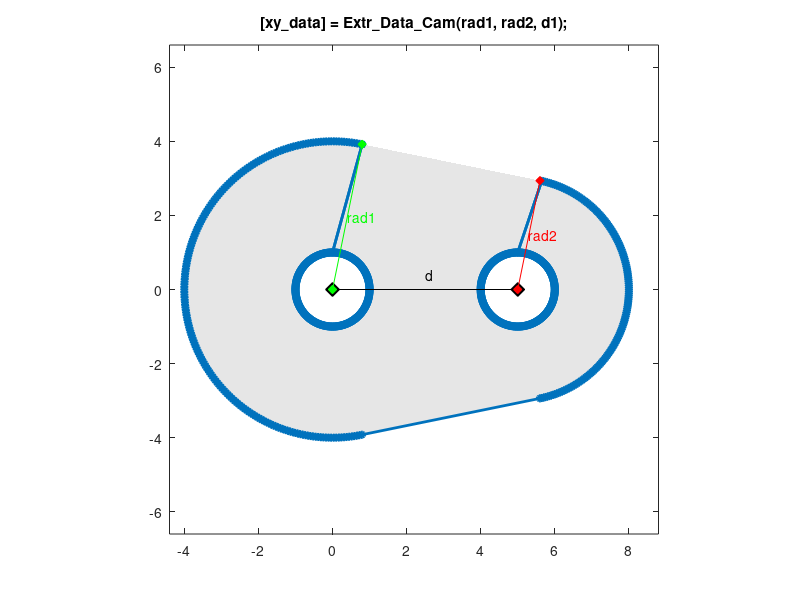

Source code (MATLAB):
function [xy_data] = Extr_Data_Cam_Circles(rad1, rad2, d, radh1, radh2, varargin)
%Extr_Data_Cam_Circles Produce extrusion data for a cam formed from two circles.
%   [xy_data] = Extr_Data_Cam_Circles(rad1, rad2, d, radh1, radh2)
%   This function returns x-y data for a cam formed from two circles
%   that are connected by lines tangent to the circles.
%
%   You can specify:
%       Radius, circle 1                       rad1
%       Radius, circle 2                       rad2
%       Distance between circle centers	d
%       Radius of hole at center of circle 1   radh1
%       Radius of hole at center of circle 2   radh2
%
%   To see a plot showing parameter values, enter the name
%   of the function with no arguments
%   >> Extr_Data_Cam_Circles
%
%   To see a plot created with your parameter values,
%   add 'plot' as the final argument
%   >> Extr_Data_Cam_Circles(4,3,5,1,0,'plot')

% Copyright 2012-2026 The MathWorks, Inc.

% Default data to show diagram
if (nargin == 0)
    rad1 = 4;
    rad2 = 3;
    d = 5;
    radh1 = 1;
    radh2 = 1; 
end

% Check if plot should be produced
if (isempty(varargin))
    showplot = 'n';
else
    showplot = varargin;
end

% Calculate angle for external tangent
theta1 = acos((rad1-rad2)/d)*180/pi;

% Start circle at 90 degrees to avoid self-intersecting polygons
theta_cir = [90:1:360+90]'*pi/180;
unit_cir = [cos(theta_cir), sin(theta_cir)];

% Calculate extrusion data
% Arc for rad1
theta_r1 = [(theta1:1:360-theta1)]'*pi/180;
unit_arc = [cos(theta_r1), sin(theta_r1)];
xy_data1 = [rad1 * unit_arc];
if(radh1>0)
    % Circle for radh1
    xy_data1 = [xy_data1(1,:);radh1 * flipud(unit_cir);xy_data1];
end

% Arc for rad2
theta_r2 = [(-theta1:1:theta1)]'*pi/180;
unit_arc = [cos(theta_r2), sin(theta_r2)];
xy_data2 = [rad2 * unit_arc]+repmat([d 0],size(unit_arc,1),1);
if(radh2>0)
    % Circle for radh2
    xy_data2 = [xy_data2;radh2 * flipud(unit_cir)+repmat([d 0],size(unit_cir,1),1);xy_data2(end,:)];
end

xy_data = [xy_data1;xy_data2];

% Plot diagram to show parameters and extrusion
if (nargin == 0 || strcmpi(showplot,'plot'))
    
    % Figure name
    figString = ['h1_' mfilename];
    % Only create a figure if no figure exists
    figExist = 0;
    fig_hExist = evalin('base',['exist(''' figString ''')']);
    if (fig_hExist)
        figExist = evalin('base',['ishandle(' figString ') && strcmp(get(' figString ', ''type''), ''figure'')']);
    end
    if ~figExist
        fig_h = figure('Name',figString);
        assignin('base',figString,fig_h);
    else
        fig_h = evalin('base',figString);
    end
    figure(fig_h)
    clf(fig_h)
    
    % Plot extrusion data
    patch(xy_data(:,1),xy_data(:,2),[1 1 1]*0.90,'EdgeColor','none');
    hold on
    plot(xy_data(:,1),xy_data(:,2),'-','Marker','o','MarkerSize',4,'LineWidth',2);
    axis('square');
    axis([-rad1 d+rad2 [-1 1]*(rad1+d+rad2)/2]*1.1);
    
    % Show parameters
    hold on
    plot([0 d],[0 0],'k-d','MarkerFaceColor','k','MarkerSize',10);
    text(d/2,0.1*max(rad1,rad2),'d');
    
    plot([d d+rad2*cos(theta1*pi/180)],[0 rad2*sin(theta1*pi/180)],'r-d','MarkerFaceColor','r');
    text(d+rad2*cos(theta1*pi/180)/2,rad2*sin(theta1*pi/180)/2,'{\color{red}rad2}');
    
    plot([0 rad1*cos(theta1*pi/180)],[0 rad1*sin(theta1*pi/180)],'g-d','MarkerFaceColor','g');
    text(rad1*cos(theta1*pi/180)/2,rad1*sin(theta1*pi/180)/2,'{\color{green}rad1}');
    
    title(['[xy\_data] = Extr\_Data\_Cam(rad1, rad2, d1);']);
    hold off
    box on
    clear xy_data
end
